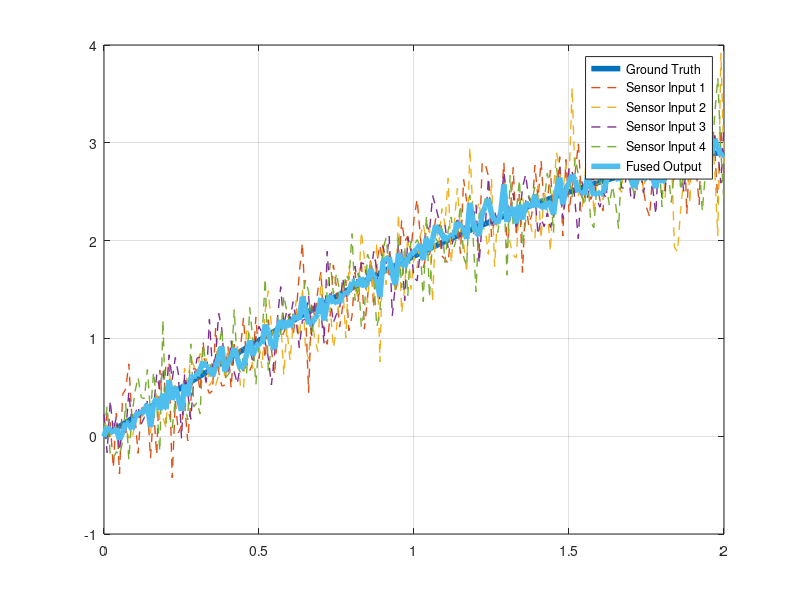

The MATLAB source for this figure:
% example from https://stackoverflow.com/a/55819191/23258295

function [] = kf_example()
    % time step
    dt = 0.01;

    t=(0:dt:2)';
    n = numel(t);

    %ground truth
    signal = sin(t)+t; 

    % state matrix
    X = zeros(2,1);

    % covariance matrix
    P = zeros(2,2);

    % kalman filter output through the whole time
    X_arr = zeros(n, 2);

    % system noise
    Q = [0.04 0;
         0 1];

    % transition matrix
    F = [1 dt;
         0 1]; 

    % observation matrix 
    H = [1 0];

    % variance of signal 1 
    s1_var = 0.08*ones(size(t)); 
    s1 = generate_signal(signal, s1_var);

    % variance of signal 2 
    s2_var = 0.01*(cos(8*t)+10*t);
    s2 = generate_signal(signal, s2_var);

    % variance of signal 3 
    s3_var = 0.02*(sin(2*t)+2);
    s3 = generate_signal(signal, s3_var);

    % variance of signal 4 
    s4_var = 0.06*ones(size(t)); 
    s4 = generate_signal(signal, s4_var);

    % fusion
    for i = 1:n
        if (i == 1)
            [X, P] = init_kalman(X, s1(i, 1)); % initialize the state using the 1st sensor
        else
            [X, P] = prediction(X, P, Q, F);

            [X, P] = update(X, P, s1(i, 1), s1(i, 2), H);
            [X, P] = update(X, P, s2(i, 1), s2(i, 2), H);
            [X, P] = update(X, P, s3(i, 1), s3(i, 2), H);
            [X, P] = update(X, P, s4(i, 1), s4(i, 2), H);
        end

        X_arr(i, :) = X;
    end

    plot(t, signal, 'LineWidth', 4);
    hold on;
    plot(t, s1(:, 1), '--', 'LineWidth', 1);
    plot(t, s2(:, 1), '--', 'LineWidth', 1);
    plot(t, s3(:, 1), '--', 'LineWidth', 1);
    plot(t, s4(:, 1), '--', 'LineWidth', 1);
    plot(t, X_arr(:, 1), 'LineWidth', 4);
    hold off;
    grid on;
    legend('Ground Truth', 'Sensor Input 1', 'Sensor Input 2', 'Sensor Input 3', 'Sensor Input 4', 'Fused Output');
end

function [s] = generate_signal(signal, var)
    noise = randn(size(signal)).*sqrt(var);

    s(:, 1) = signal + noise;
    s(:, 2) = var; 
end

function [X, P] = init_kalman(X, y)
    X(1,1) = y;
    X(2,1) = 0;

    P = [100 0;
         0   300];
end

function [X, P] = prediction(X, P, Q, F)
    X = F*X;
    P = F*P*F' + Q;
end

function [X, P] = update(X, P, y, R, H)
    Inn = y - H*X;
    S = H*P*H' + R;
    K = P*H'/S;

    X = X + K*Inn;
    P = P - K*H*P;
end